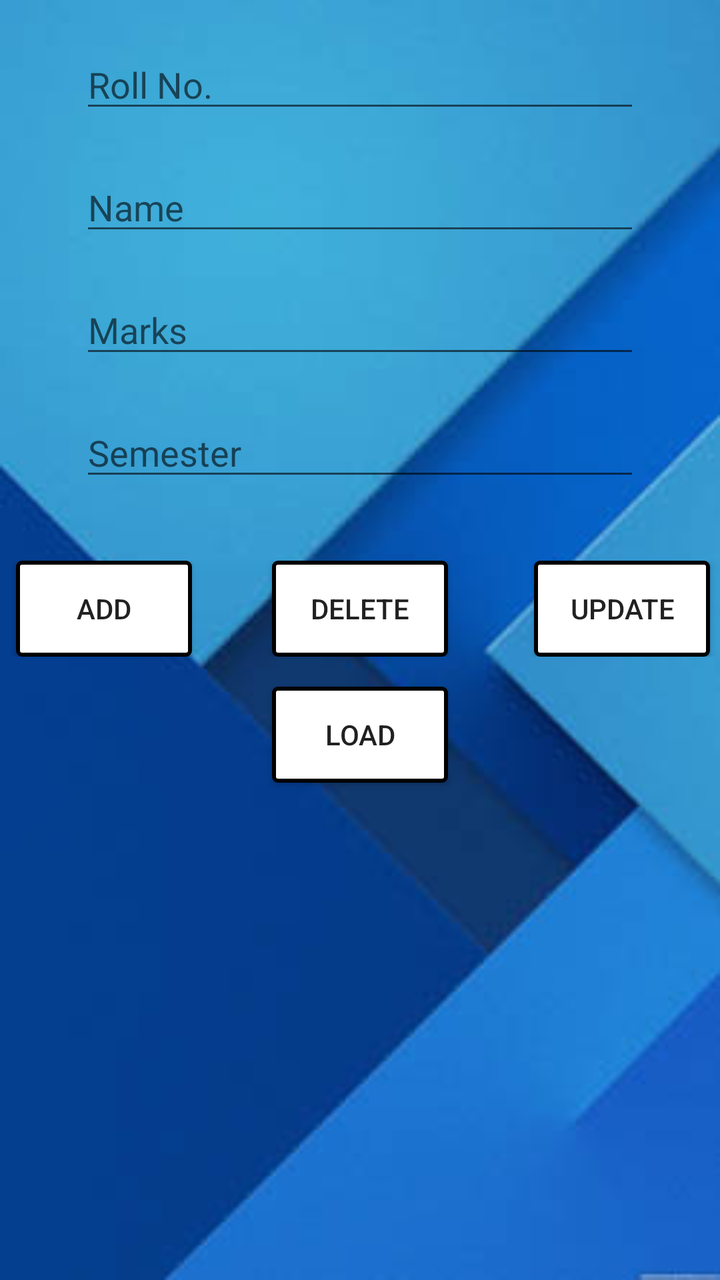
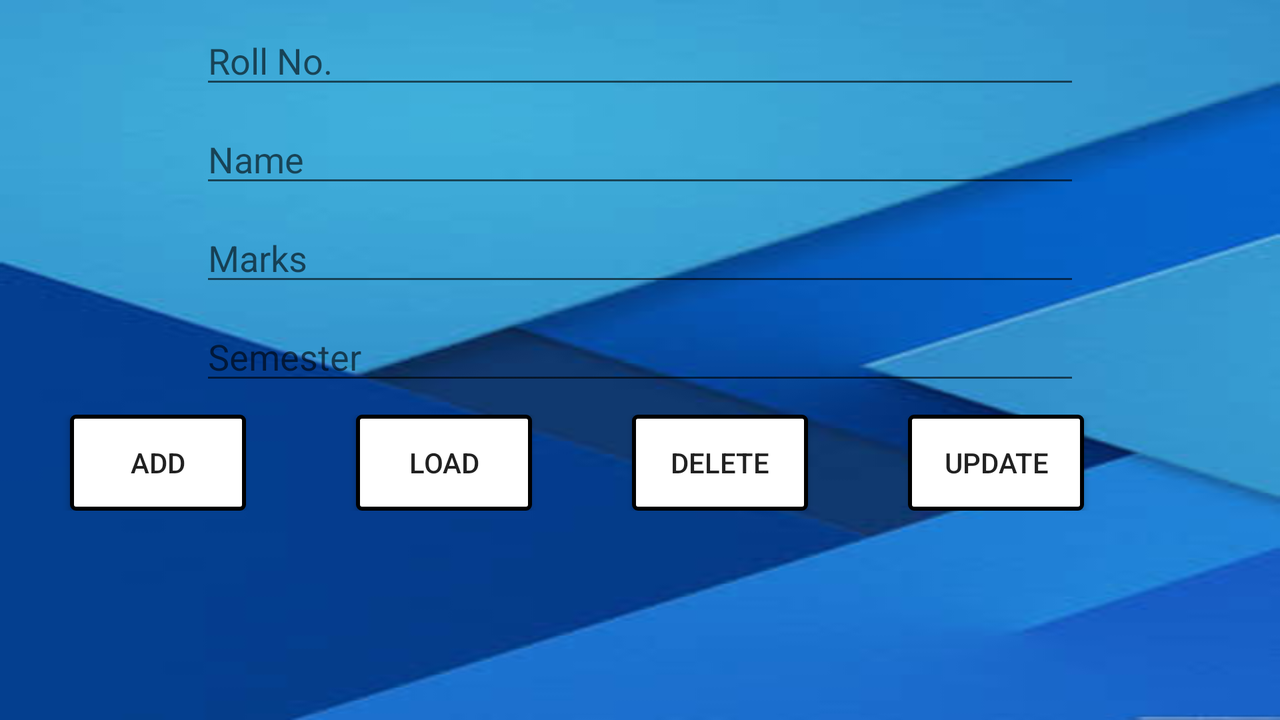

An Android layout and its configuration variant, each rendered on a device that would load it. The default file and the variant file are quoted in full after the pictures.
<!-- AndroidManifest.xml: application theme AppTheme -->
<!-- res/layout/student.xml -->
<?xml version="1.0" encoding="utf-8"?>
<LinearLayout xmlns:android="http://schemas.android.com/apk/res/android"
    android:layout_width="match_parent" android:layout_height="match_parent"
   android:orientation="vertical"

    android:background="@drawable/bg5"
    >
 <EditText
            android:id="@+id/s_roll_no"
            android:layout_width="match_parent"
            android:layout_height="wrap_content"
            android:hint="@string/hint_roll"
            android:layout_marginLeft="40dp"
            android:layout_marginRight="40dp"
            android:ems="10"
            android:inputType="phone"
            android:cursorVisible="true"
            android:layout_marginTop="20dp"
            />
  <EditText
            android:id="@+id/s_name"
            android:layout_width="match_parent"
            android:layout_height="wrap_content"
            android:layout_marginLeft="40dp"
            android:layout_marginRight="40dp"
            android:inputType="text"
            android:hint="@string/hint_name"
            android:ems="10"
            android:cursorVisible="true"
            android:layout_marginTop="20dp"
            />

        <EditText
            android:id="@+id/s_marks"
            android:layout_width="match_parent"
            android:layout_height="wrap_content"
            android:hint="@string/hint_marks"
            android:layout_marginLeft="40dp"
            android:layout_marginRight="40dp"
            android:ems="10"
            android:inputType="phone"
            android:cursorVisible="true"
            android:layout_marginTop="20dp"/>

        <EditText
            android:id="@+id/s_sem"
            android:layout_width="match_parent"
            android:layout_height="wrap_content"

            android:layout_marginLeft="40dp"
            android:layout_marginRight="40dp"
            android:hint="@string/hint_semester"
            android:ems="10"
            android:inputType="text"
            android:cursorVisible="true"
            android:layout_marginTop="20dp"/>

    <RelativeLayout
        android:layout_width="match_parent"
        android:layout_height="wrap_content"
        android:layout_marginTop="35dp">
        <Button
            android:id="@+id/Add"
            android:layout_width="wrap_content"
            android:layout_height="wrap_content"
            android:text="@string/add"
            android:layout_marginLeft="8dp"
            android:background="@drawable/button_border1"
            android:layout_alignParentLeft="true"
            android:layout_marginRight="5dp"/>
        <Button
            android:id="@+id/delete"
            android:text="@string/Delete"
            android:layout_width="wrap_content"
            android:layout_height="wrap_content"
            android:background="@drawable/button_border1"

            android:layout_marginRight="5dp"
            android:layout_centerInParent="true"/>
        <Button
            android:id="@+id/update"
            android:layout_width="wrap_content"
            android:layout_height="wrap_content"
            android:text="@string/Update"
            android:background="@drawable/button_border1"

            android:layout_marginRight="5dp"
            android:layout_alignParentRight="true"/>

    </RelativeLayout>
    <Button
        android:id="@+id/Load"
        android:text="@string/load"
        android:layout_width="wrap_content"
        android:layout_gravity="center"
        android:background="@drawable/button_border1"

        android:layout_height="wrap_content"
        android:layout_marginTop="15dp"/>

</LinearLayout>
<!-- resources referenced by this layout -->
<resources>
  <!-- drawable bg5: jpg bitmap (drawable-xhdpi, 13884 bytes) -->
  <!-- drawable button_border1 (drawable) -->
  <?xml version="1.0" encoding="utf-8"?>
  <shape xmlns:android="http://schemas.android.com/apk/res/android"
      android:shape="rectangle">
  
      <solid android:color="#FFFFFF" />
  
      <corners
          android:radius="2dp"/>
      <stroke android:width="2dp"
          android:color="#000000" />
  </shape>
  <string name="Delete">Delete</string>
  <string name="Update">Update</string>
  <string name="add">Add</string>
  <string name="hint_marks">Marks</string>
  <string name="hint_name">Name</string>
  <string name="hint_roll">Roll No.</string>
  <string name="hint_semester">Semester</string>
  <string name="load">Load</string>
  <style name="AppTheme" parent="Theme.AppCompat.Light.DarkActionBar">
          
      </style>
</resources>
<!-- res/layout-land/student.xml (the repository's variant of the layout above) -->
<!-- drawn on the phone turned sideways -->
<?xml version="1.0" encoding="utf-8"?>
<LinearLayout xmlns:android="http://schemas.android.com/apk/res/android"
    android:layout_width="match_parent" android:layout_height="match_parent"
   android:orientation="vertical"
    android:background="@drawable/bg5"

    >
 <EditText
            android:id="@+id/s_roll_no"
            android:layout_width="match_parent"
            android:layout_height="wrap_content"
            android:hint="@string/hint_roll"
            android:layout_marginLeft="100dp"
            android:layout_marginRight="100dp"
            android:ems="10"
            android:inputType="phone"
            android:cursorVisible="true"
            android:layout_marginTop="8dp"
            />
  <EditText
            android:id="@+id/s_name"
            android:layout_width="match_parent"
            android:layout_height="wrap_content"
            android:layout_marginLeft="100dp"
            android:layout_marginRight="100dp"
            android:inputType="text"
            android:hint="@string/hint_name"
            android:ems="10"
            android:cursorVisible="true"
            android:layout_marginTop="8dp"
            />

        <EditText
            android:id="@+id/s_marks"
            android:layout_width="match_parent"
            android:layout_height="wrap_content"
            android:hint="@string/hint_marks"
            android:layout_marginLeft="100dp"
            android:layout_marginRight="100dp"
            android:ems="10"
            android:inputType="phone"
            android:cursorVisible="true"
            android:layout_marginTop="8dp"/>

        <EditText
            android:id="@+id/s_sem"
            android:layout_width="match_parent"
            android:layout_height="wrap_content"

            android:layout_marginLeft="100dp"
            android:layout_marginRight="100dp"
            android:hint="@string/hint_semester"
            android:ems="10"
            android:inputType="text"
            android:cursorVisible="true"
            android:layout_marginTop="8dp"/>

    <LinearLayout
        android:layout_width="match_parent"
        android:layout_height="wrap_content"
        android:layout_marginTop="10dp">
        <Button
            android:id="@+id/Add"
            android:layout_width="wrap_content"
            android:layout_height="wrap_content"
            android:text="@string/add"
            android:background="@drawable/button_border1"
            android:layout_marginLeft="35dp"

            android:layout_marginRight="5dp"/>
        <Button
            android:id="@+id/Load"
            android:text="@string/load"
            android:layout_width="wrap_content"
            android:layout_gravity="center"

            android:background="@drawable/button_border1"
            android:layout_height="wrap_content"
            android:layout_marginLeft="50dp"      />
        <Button
            android:id="@+id/delete"
            android:text="@string/Delete"
            android:layout_width="wrap_content"
            android:layout_height="wrap_content"
            android:background="@drawable/button_border1"

            android:layout_marginLeft="50dp"
            />
        <Button
            android:id="@+id/update"
            android:layout_width="wrap_content"
            android:layout_height="wrap_content"
            android:background="@drawable/button_border1"

            android:text="@string/Update"
            android:layout_marginLeft="50dp"
            />

    </LinearLayout>


</LinearLayout>
